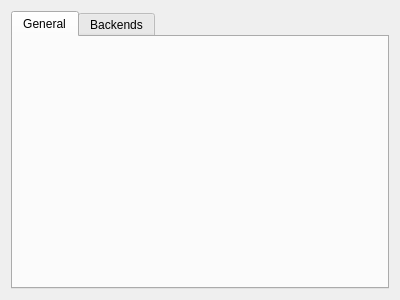
<ui version="4.0" >
 <class>prefsPresentations_base</class>
 <widget class="QWidget" name="prefsPresentations_base" >
  <property name="geometry" >
   <rect>
    <x>0</x>
    <y>0</y>
    <width>400</width>
    <height>300</height>
   </rect>
  </property>
  <layout class="QVBoxLayout" name="verticalLayout" >
   <item>
    <widget class="QTabWidget" name="tabs" >
     <widget class="QWidget" name="tabGeneral" >
      <attribute name="title" >
       <string>General</string>
      </attribute>
     </widget>
     <widget class="QWidget" name="tabBackends" >
      <attribute name="title" >
       <string>Backends</string>
      </attribute>
      <layout class="QHBoxLayout" name="horizontalLayout" >
       <item>
        <widget class="QListWidget" name="listBackends" />
       </item>
       <item>
        <widget class="QGroupBox" name="groupBackend" >
         <property name="enabled" >
          <bool>false</bool>
         </property>
         <property name="title" >
          <string>Information</string>
         </property>
        </widget>
       </item>
      </layout>
     </widget>
    </widget>
   </item>
  </layout>
 </widget>
 <resources/>
 <connections/>
</ui>
